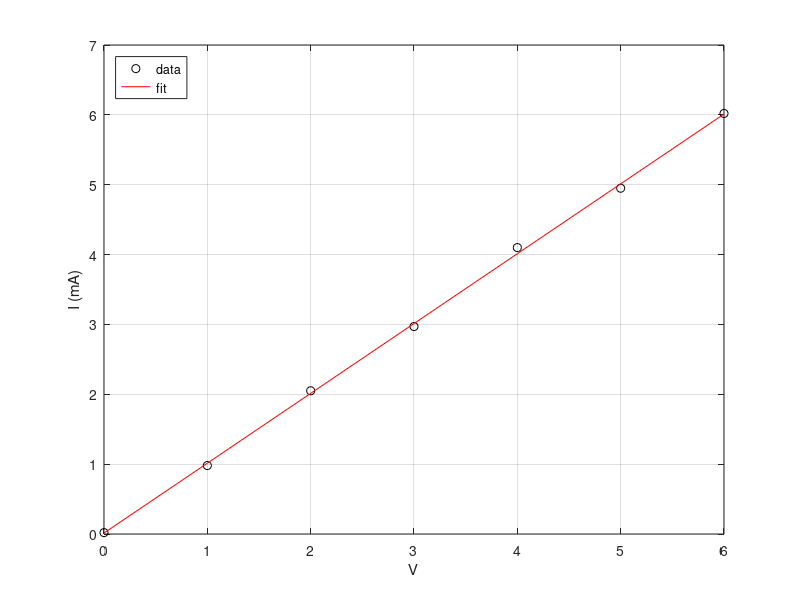

Here is the MATLAB script that generated this plot:
% Day 067 · Curve Fitting with Polynomials: polyfit — Fitting a straight line
% Run: open this file in MATLAB and press Run (or type example_1 in the Command Window)

V = [0 1 2 3 4 5 6];                       % applied voltage
I = [0.02 0.98 2.05 2.97 4.10 4.95 6.02];  % measured current (mA)
p = polyfit(V, I, 1);
R_kohm = 1 / p(1);
fprintf('I = %.4f V %+.4f  ->  R = %.3f kohm\n', p(1), p(2), R_kohm);
res = I - polyval(p, V);
R2 = 1 - sum(res.^2) / sum((I - mean(I)).^2);
fprintf('R^2 = %.5f\n', R2);
plot(V, I, 'ko', V, polyval(p, V), 'r-')
xlabel('V'); ylabel('I (mA)'); legend('data', 'fit', 'Location', 'northwest'); grid on
